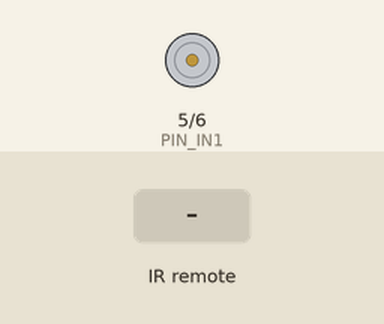
Bench run of a sketch on a simulated Arduino Uno, built with avr-gcc and run on an emulated ATmega328P. On the bench: motor-driver pin pairs drawn as motors (green arrow = first pin HIGH = forward, orange = second pin HIGH = backward, longer = more drive). The test bench sets the inputs (shaded band).

Above: at 1.2 s.
1.3 s: infrared code 0x18 received
At 1.42 s:
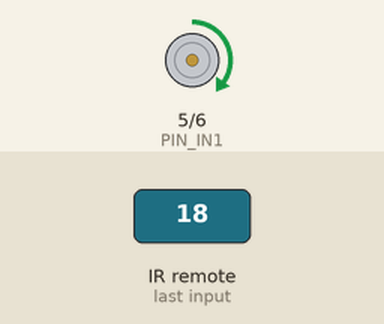
3.0 s: infrared code 0x52 received
At 3.07 s:
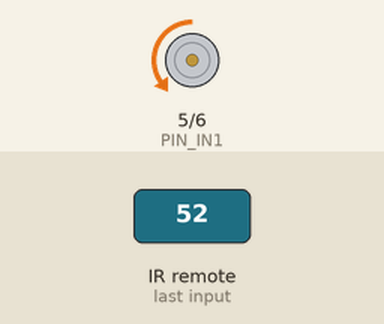
Timing chart, 0 to 6.0 s (numbered marks = the images above; inputs shaded):
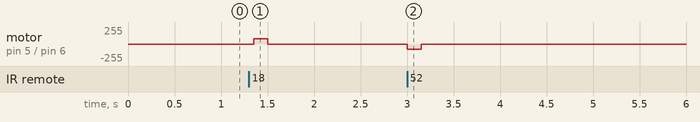

Measured:
- after the input at 1.3 s, motor on pin 5 (PIN_IN1) / pin 6 (PIN_IN2): stopped → forward 80/255 after 0.05 s, → stopped 0.15 s later
- after the input at 3.0 s, motor on pin 5 (PIN_IN1) / pin 6 (PIN_IN2): stopped → backward 80/255 at once, → stopped 0.15 s later

The sketch:

nux.ino
```cpp
#include <Arduino.h>

#include <IRremote.hpp>

int const MAX_SPEED = 80;
uint8_t const PIN_IN1 = 5;
uint8_t const PIN_IN2 = 6;

void setup() {
  Serial.begin(9600);
  IrReceiver.begin(3);
  pinMode(PIN_IN1, OUTPUT);
  pinMode(PIN_IN2, OUTPUT);
}

void loop() {
  if (IrReceiver.decode()) {
    if (IrReceiver.decodedIRData.command == 0x18) {
      analogWrite(PIN_IN1, MAX_SPEED);
      analogWrite(PIN_IN2, 0);
    }

    if (IrReceiver.decodedIRData.command == 0x52) {
      analogWrite(PIN_IN1, 0);
      analogWrite(PIN_IN2, MAX_SPEED);
    }

    IrReceiver.resume();
  } else {
    analogWrite(PIN_IN1, 0);
    analogWrite(PIN_IN2, 0);
  }

  delay(150);
}
```
